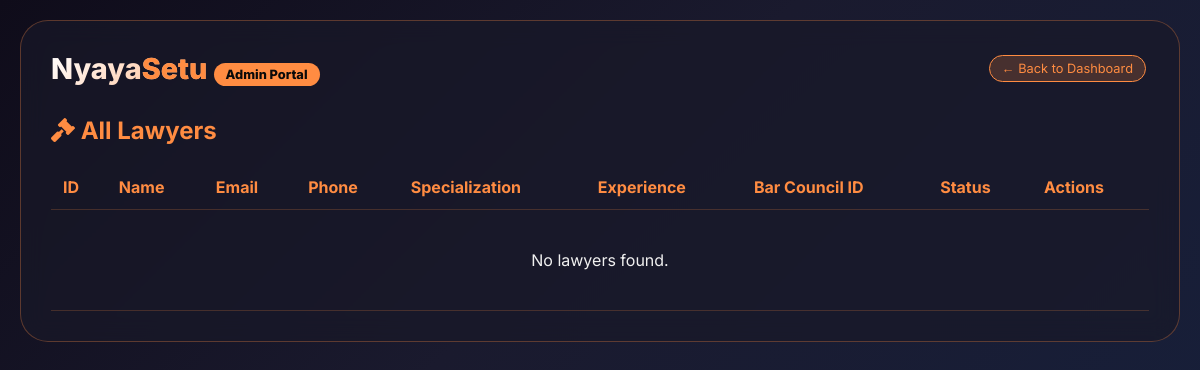
Page /admin-dashboard/lawyers/ (signed in) on the earlier database version.
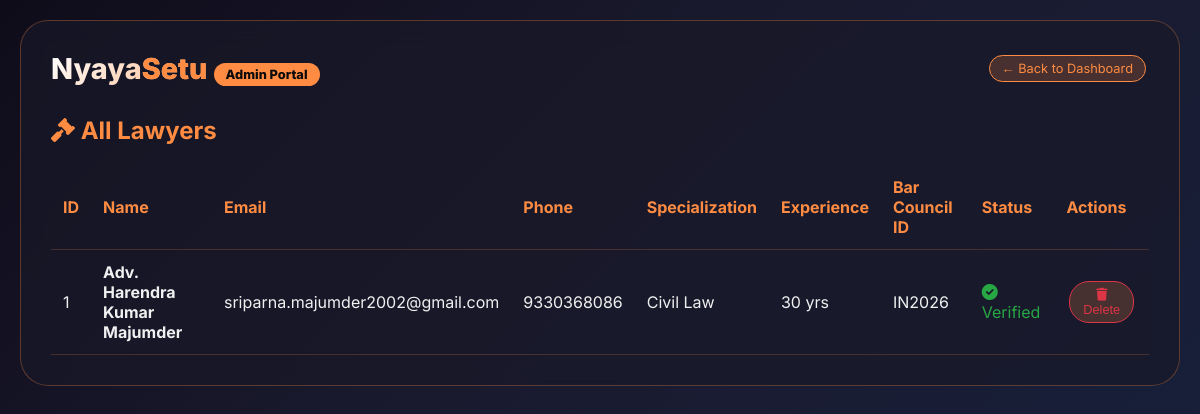
Same page on the later database version.
### lawyer/models.py (models this page shows, shortened)
class Lawyer(models.Model):
    SPECIALIZATION_CHOICES = [
        ('Criminal', 'Criminal Law'),
        ('Civil', 'Civil Law'),
        ('Cyber', 'Cyber Law'),
        ('Corporate', 'Corporate Law'),
        ('Family', 'Family Law'),
        ('Property', 'Property Law'),
        ('Consumer', 'Consumer Law'),
        ('Labor', 'Labor Law'),
        ('Tax', 'Tax Law'),
    ]
    name = models.CharField(max_length=100)
    email = models.EmailField()
    phone = models.CharField(max_length=15)
    degree = models.CharField(max_length=200, help_text="LLB, LLM, etc.")
    specialization = models.CharField(max_length=50, choices=SPECIALIZATION_CHOICES)
    experience = models.IntegerField(help_text="Years of experience")
    bio = models.TextField(blank=True, null=True)
    cases_handled = models.TextField(blank=True, null=True, help_text="Types of cases handled")
    bar_council_id = models.CharField(max_length=50, unique=True)
    certificate = models.FileField(upload_to='lawyer_certificates/', blank=True, null=True)
    is_verified = models.BooleanField(default=False)
    consultation_fee = models.DecimalField(max_digits=10, decimal_places=2, default=500)
    rating = models.FloatField(default=0)
    created_at = models.DateTimeField(auto_now_add=True)

### adminauth/views.py (the view)
# urls.py: path('lawyers/', views.admin_lawyer_list, name='admin_lawyer_list'),
@login_required(login_url='admin_login')
@user_passes_test(is_admin)
def admin_lawyer_list(request):
    lawyers = Lawyer.objects.all().order_by('-created_at')
    return render(request, 'admin_lawyer_list.html', {'lawyers': lawyers})

### adminauth/views.py (called while the page is built)
def is_admin(user):
    return user.is_superuser or user.is_staff

### adminauth/templates/admin_lawyer_list.html (shortened to what this page needs)
<!DOCTYPE html>
{% load static %}
<html lang="en">
<head>
  <link rel="stylesheet" href="https://cdnjs.cloudflare.com/ajax/libs/font-awesome/6.0.0-beta3/css/all.min.css">
</head>
<body>
  <div class="container">
    <div class="glass-card">
      <div class="header">
        <div class="logo">Nyaya<span style="color:#ff8c42;">Setu</span> <span class="badge">Admin Portal</span></div>
        <a href="{% url 'admin_dashboard' %}" class="btn-sm">← Back to Dashboard</a>
      </div>
      <h2 style="color:#ff8c42; margin-bottom:20px;"><i class="fas fa-gavel"></i> All Lawyers</h2>
      <div style="overflow-x: auto;">
        <table>
          <thead>
            <tr>
              <th>ID</th>
              <th>Name</th>
              <th>Email</th>
              <th>Phone</th>
              <th>Specialization</th>
              <th>Experience</th>
              <th>Bar Council ID</th>
              <th>Status</th>
              <th>Actions</th>
            </tr>
          </thead>
          <tbody>
            {% for lawyer in lawyers %}
            <tr>
              <td>{{ lawyer.id }}</td>
              <td><strong>Adv. {{ lawyer.name }}</strong></td>
              <td>{{ lawyer.email }}</td>
              <td>{{ lawyer.phone }}</td>
              <td>{{ lawyer.get_specialization_display }}</td>
              <td>{{ lawyer.experience }} yrs</td>
              <td>{{ lawyer.bar_council_id }}</td>
              <td class="{% if lawyer.is_verified %}verified{% else %}pending{% endif %}">
                {% if lawyer.is_verified %}
                  <i class="fas fa-check-circle"></i> Verified
                {% else %}
                  <i class="fas fa-clock"></i> Pending
                {% endif %}
              </td>
              <td>
                <form method="POST" action="{% url 'admin_lawyer_delete' lawyer.id %}" style="display:inline;">
                  <button type="submit" class="btn-sm btn-danger" onclick="return confirm('Delete this lawyer?')"><i class="fas fa-trash"></i> Delete</button>
                </form>
              </td>
            </tr>
            {% empty %}
            <tr>
              <td colspan="9" style="text-align:center; padding:40px;">No lawyers found.</td>
            </tr>
            {% endfor %}
          </tbody>
        </table>
      </div>
    </div>
  </div>
</body>
</html>

### adminauth/templates/admin_lawyer_list.html (style rules this page uses)
* { margin: 0; padding: 0; box-sizing: border-box; }
body { font-family: 'Inter', sans-serif; background: linear-gradient(135deg, #0f0c1a 0%, #1a1a2e 40%, #16213e 100%); color: #f0f0f0; min-height: 100vh; }
.container { max-width: 1200px; margin: 0 auto; padding: 20px; }
.glass-card { background: rgba(25, 25, 40, 0.7); backdrop-filter: blur(12px); border-radius: 28px; padding: 30px; border: 1px solid rgba(255,140,66,0.3); }
.header { display: flex; justify-content: space-between; align-items: center; margin-bottom: 30px; flex-wrap: wrap; gap: 15px; }
.logo { font-size: 1.8rem; font-weight: 800; background: linear-gradient(135deg, #fff, #ff8c42); -webkit-background-clip: text; background-clip: text; color: transparent; }
.badge { background: #ff8c42; color: #0a0a0a; padding: 4px 12px; border-radius: 20px; font-size: 0.8rem; }
table { width: 100%; border-collapse: collapse; }
th, td { padding: 12px; text-align: left; border-bottom: 1px solid rgba(255,140,66,0.2); }
th { color: #ff8c42; }
.verified { color: #28a745; }
.btn-sm { background: rgba(255,140,66,0.2); border: 1px solid #ff8c42; padding: 5px 12px; border-radius: 20px; text-decoration: none; color: #ff8c42; font-size: 0.8rem; display: inline-block; margin: 0 3px; }
.btn-danger { border-color: #dc3545; color: #dc3545; }

Differences in the rows shown:
added Lawyer: id "1", name "Harendra Kumar Majumder", email "sriparna.majumder2002@gmail.com", phone "9330368086", specialization "Civil Law", experience "30", bar_council_id "IN2026", is_verified True (drawn)
Other differences:
text no longer shown: "No lawyers found."
